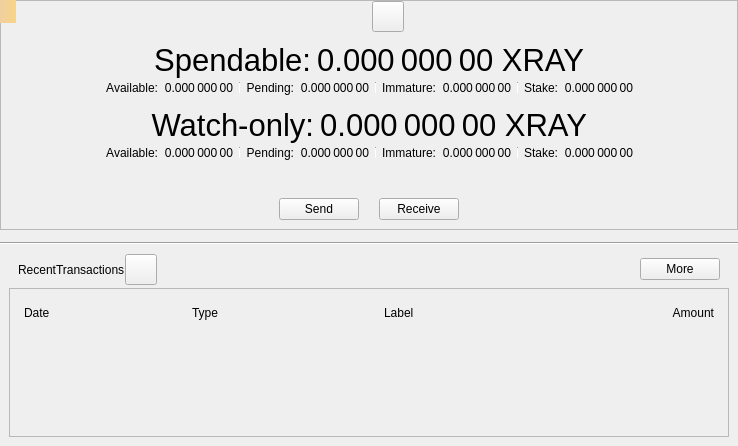
<?xml version="1.0" encoding="UTF-8"?>
<ui version="4.0">
 <class>OverviewPage</class>
 <widget class="QWidget" name="OverviewPage">
  <property name="geometry">
   <rect>
    <x>0</x>
    <y>0</y>
    <width>738</width>
    <height>446</height>
   </rect>
  </property>
  <property name="windowTitle">
   <string>Form</string>
  </property>
  <layout class="QVBoxLayout" name="verticalLayout_6">
   <property name="spacing">
    <number>0</number>
   </property>
   <property name="leftMargin">
    <number>0</number>
   </property>
   <property name="topMargin">
    <number>0</number>
   </property>
   <property name="rightMargin">
    <number>0</number>
   </property>
   <property name="bottomMargin">
    <number>0</number>
   </property>
   <item>
    <widget class="QFrame" name="frameBalances">
     <property name="frameShape">
      <enum>QFrame::StyledPanel</enum>
     </property>
     <property name="frameShadow">
      <enum>QFrame::Raised</enum>
     </property>
     <layout class="QVBoxLayout" name="verticalLayout_5">
      <property name="spacing">
       <number>0</number>
      </property>
      <property name="leftMargin">
       <number>0</number>
      </property>
      <property name="topMargin">
       <number>0</number>
      </property>
      <property name="rightMargin">
       <number>0</number>
      </property>
      <property name="bottomMargin">
       <number>0</number>
      </property>
      <item>
       <widget class="QWidget" name="widgetStatus" native="true">
        <layout class="QHBoxLayout" name="horizontalLayout_16">
         <property name="leftMargin">
          <number>0</number>
         </property>
         <property name="topMargin">
          <number>0</number>
         </property>
         <property name="rightMargin">
          <number>0</number>
         </property>
         <property name="bottomMargin">
          <number>0</number>
         </property>
         <item>
          <spacer name="horizontalSpacer_6">
           <property name="orientation">
            <enum>Qt::Horizontal</enum>
           </property>
           <property name="sizeHint" stdset="0">
            <size>
             <width>0</width>
             <height>20</height>
            </size>
           </property>
          </spacer>
         </item>
         <item>
          <widget class="QLabel" name="labelLogo">
           <property name="sizePolicy">
            <sizepolicy hsizetype="Fixed" vsizetype="Fixed">
             <horstretch>0</horstretch>
             <verstretch>0</verstretch>
            </sizepolicy>
           </property>
           <property name="minimumSize">
            <size>
             <width>32</width>
             <height>32</height>
            </size>
           </property>
          </widget>
         </item>
         <item>
          <widget class="QToolButton" name="labelWalletStatus">
           <property name="enabled">
            <bool>true</bool>
           </property>
           <property name="toolTip">
            <string>The displayed information may be out of date. Your wallet automatically synchronizes with the Xray network after a connection is established, but this process has not completed yet.</string>
           </property>
           <property name="text">
            <string/>
           </property>
           <property name="icon">
            <iconset>
             <normaloff>:/icons/warning</normaloff>
             <disabledoff>:/icons/warning</disabledoff>:/icons/warning</iconset>
           </property>
           <property name="iconSize">
            <size>
             <width>24</width>
             <height>24</height>
            </size>
           </property>
           <property name="flat" stdset="0">
            <bool>false</bool>
           </property>
          </widget>
         </item>
         <item>
          <spacer name="horizontalSpacer_5">
           <property name="orientation">
            <enum>Qt::Horizontal</enum>
           </property>
           <property name="sizeHint" stdset="0">
            <size>
             <width>0</width>
             <height>20</height>
            </size>
           </property>
          </spacer>
         </item>
        </layout>
       </widget>
      </item>
      <item>
       <widget class="QWidget" name="widgetWallet" native="true">
        <layout class="QVBoxLayout" name="verticalLayout_2">
         <property name="spacing">
          <number>0</number>
         </property>
         <item>
          <widget class="QWidget" name="widgetTotal" native="true">
           <layout class="QHBoxLayout" name="horizontalLayout">
            <property name="leftMargin">
             <number>0</number>
            </property>
            <property name="topMargin">
             <number>0</number>
            </property>
            <property name="rightMargin">
             <number>0</number>
            </property>
            <property name="bottomMargin">
             <number>0</number>
            </property>
            <item>
             <spacer name="horizontalSpacer_7">
              <property name="orientation">
               <enum>Qt::Horizontal</enum>
              </property>
              <property name="sizeHint" stdset="0">
               <size>
                <width>0</width>
                <height>20</height>
               </size>
              </property>
             </spacer>
            </item>
            <item>
             <widget class="QLabel" name="labelSpendable">
              <property name="font">
               <font>
                <pointsize>23</pointsize>
               </font>
              </property>
              <property name="text">
               <string>Spendable:</string>
              </property>
              <property name="alignment">
               <set>Qt::AlignRight|Qt::AlignTrailing|Qt::AlignVCenter</set>
              </property>
             </widget>
            </item>
            <item>
             <widget class="QLabel" name="labelTotal">
              <property name="font">
               <font>
                <pointsize>23</pointsize>
               </font>
              </property>
              <property name="cursor">
               <cursorShape>IBeamCursor</cursorShape>
              </property>
              <property name="toolTip">
               <string>Your current total balance</string>
              </property>
              <property name="text">
               <string notr="true">0.000 000 00 XRAY</string>
              </property>
              <property name="alignment">
               <set>Qt::AlignRight|Qt::AlignTrailing|Qt::AlignVCenter</set>
              </property>
              <property name="textInteractionFlags">
               <set>Qt::LinksAccessibleByMouse|Qt::TextSelectableByMouse</set>
              </property>
             </widget>
            </item>
            <item>
             <spacer name="horizontalSpacer_8">
              <property name="orientation">
               <enum>Qt::Horizontal</enum>
              </property>
              <property name="sizeHint" stdset="0">
               <size>
                <width>0</width>
                <height>20</height>
               </size>
              </property>
             </spacer>
            </item>
           </layout>
          </widget>
         </item>
         <item>
          <layout class="QHBoxLayout" name="horizontalLayout_13">
           <property name="leftMargin">
            <number>0</number>
           </property>
           <property name="topMargin">
            <number>0</number>
           </property>
           <property name="rightMargin">
            <number>0</number>
           </property>
           <property name="bottomMargin">
            <number>0</number>
           </property>
           <item>
            <spacer name="horizontalSpacer_9">
             <property name="orientation">
              <enum>Qt::Horizontal</enum>
             </property>
             <property name="sizeHint" stdset="0">
              <size>
               <width>40</width>
               <height>20</height>
              </size>
             </property>
            </spacer>
           </item>
           <item>
            <widget class="QWidget" name="widgetBalance" native="true">
             <layout class="QHBoxLayout" name="horizontalLayout_2">
              <property name="leftMargin">
               <number>0</number>
              </property>
              <property name="topMargin">
               <number>0</number>
              </property>
              <property name="rightMargin">
               <number>0</number>
              </property>
              <property name="bottomMargin">
               <number>0</number>
              </property>
              <item>
               <widget class="QLabel" name="labelBalanceText">
                <property name="text">
                 <string>Available:</string>
                </property>
                <property name="alignment">
                 <set>Qt::AlignRight|Qt::AlignTrailing|Qt::AlignVCenter</set>
                </property>
               </widget>
              </item>
              <item>
               <widget class="QLabel" name="labelBalance">
                <property name="cursor">
                 <cursorShape>IBeamCursor</cursorShape>
                </property>
                <property name="toolTip">
                 <string>Your current spendable balance</string>
                </property>
                <property name="text">
                 <string notr="true">0.000 000 00</string>
                </property>
                <property name="alignment">
                 <set>Qt::AlignRight|Qt::AlignTrailing|Qt::AlignVCenter</set>
                </property>
                <property name="textInteractionFlags">
                 <set>Qt::LinksAccessibleByMouse|Qt::TextSelectableByMouse</set>
                </property>
               </widget>
              </item>
             </layout>
            </widget>
           </item>
           <item>
            <widget class="QWidget" name="widgetPending" native="true">
             <layout class="QHBoxLayout" name="horizontalLayout_3">
              <property name="leftMargin">
               <number>6</number>
              </property>
              <property name="topMargin">
               <number>0</number>
              </property>
              <property name="rightMargin">
               <number>0</number>
              </property>
              <property name="bottomMargin">
               <number>0</number>
              </property>
              <item>
               <widget class="Line" name="vLine">
                <property name="maximumSize">
                 <size>
                  <width>1</width>
                  <height>12</height>
                 </size>
                </property>
                <property name="orientation">
                 <enum>Qt::Vertical</enum>
                </property>
               </widget>
              </item>
              <item>
               <widget class="QLabel" name="labelPendingText">
                <property name="text">
                 <string>Pending:</string>
                </property>
                <property name="alignment">
                 <set>Qt::AlignRight|Qt::AlignTrailing|Qt::AlignVCenter</set>
                </property>
               </widget>
              </item>
              <item>
               <widget class="QLabel" name="labelUnconfirmed">
                <property name="cursor">
                 <cursorShape>IBeamCursor</cursorShape>
                </property>
                <property name="toolTip">
                 <string>Total of transactions that have yet to be confirmed, and do not yet count toward the spendable balance</string>
                </property>
                <property name="text">
                 <string notr="true">0.000 000 00</string>
                </property>
                <property name="alignment">
                 <set>Qt::AlignRight|Qt::AlignTrailing|Qt::AlignVCenter</set>
                </property>
                <property name="textInteractionFlags">
                 <set>Qt::LinksAccessibleByMouse|Qt::TextSelectableByMouse</set>
                </property>
               </widget>
              </item>
             </layout>
            </widget>
           </item>
           <item>
            <widget class="QWidget" name="widgetImmature" native="true">
             <layout class="QHBoxLayout" name="horizontalLayout_4">
              <property name="leftMargin">
               <number>6</number>
              </property>
              <property name="topMargin">
               <number>0</number>
              </property>
              <property name="rightMargin">
               <number>0</number>
              </property>
              <property name="bottomMargin">
               <number>0</number>
              </property>
              <item>
               <widget class="Line" name="vLine_2">
                <property name="maximumSize">
                 <size>
                  <width>1</width>
                  <height>12</height>
                 </size>
                </property>
                <property name="orientation">
                 <enum>Qt::Vertical</enum>
                </property>
               </widget>
              </item>
              <item>
               <widget class="QLabel" name="labelImmatureText">
                <property name="text">
                 <string>Immature:</string>
                </property>
                <property name="alignment">
                 <set>Qt::AlignRight|Qt::AlignTrailing|Qt::AlignVCenter</set>
                </property>
               </widget>
              </item>
              <item>
               <widget class="QLabel" name="labelImmature">
                <property name="cursor">
                 <cursorShape>IBeamCursor</cursorShape>
                </property>
                <property name="toolTip">
                 <string>Mined balance that has not yet matured</string>
                </property>
                <property name="text">
                 <string notr="true">0.000 000 00</string>
                </property>
                <property name="alignment">
                 <set>Qt::AlignRight|Qt::AlignTrailing|Qt::AlignVCenter</set>
                </property>
                <property name="textInteractionFlags">
                 <set>Qt::LinksAccessibleByMouse|Qt::TextSelectableByMouse</set>
                </property>
               </widget>
              </item>
             </layout>
            </widget>
           </item>
           <item>
            <widget class="QWidget" name="widgetStake" native="true">
             <layout class="QHBoxLayout" name="horizontalLayout_7">
              <property name="leftMargin">
               <number>6</number>
              </property>
              <property name="topMargin">
               <number>0</number>
              </property>
              <property name="rightMargin">
               <number>0</number>
              </property>
              <property name="bottomMargin">
               <number>0</number>
              </property>
              <item>
               <widget class="Line" name="vLine_3">
                <property name="maximumSize">
                 <size>
                  <width>1</width>
                  <height>12</height>
                 </size>
                </property>
                <property name="orientation">
                 <enum>Qt::Vertical</enum>
                </property>
               </widget>
              </item>
              <item>
               <widget class="QLabel" name="labelStakeText">
                <property name="text">
                 <string>Stake:</string>
                </property>
                <property name="alignment">
                 <set>Qt::AlignRight|Qt::AlignTrailing|Qt::AlignVCenter</set>
                </property>
               </widget>
              </item>
              <item>
               <widget class="QLabel" name="labelStake">
                <property name="text">
                 <string>0.000 000 00</string>
                </property>
                <property name="alignment">
                 <set>Qt::AlignRight|Qt::AlignTrailing|Qt::AlignVCenter</set>
                </property>
                <property name="textInteractionFlags">
                 <set>Qt::LinksAccessibleByMouse|Qt::TextSelectableByMouse</set>
                </property>
               </widget>
              </item>
             </layout>
            </widget>
           </item>
           <item>
            <spacer name="horizontalSpacer_10">
             <property name="orientation">
              <enum>Qt::Horizontal</enum>
             </property>
             <property name="sizeHint" stdset="0">
              <size>
               <width>40</width>
               <height>20</height>
              </size>
             </property>
            </spacer>
           </item>
          </layout>
         </item>
        </layout>
       </widget>
      </item>
      <item>
       <widget class="QWidget" name="widgetWatch" native="true">
        <layout class="QVBoxLayout" name="verticalLayout_4">
         <property name="spacing">
          <number>0</number>
         </property>
         <property name="topMargin">
          <number>0</number>
         </property>
         <property name="bottomMargin">
          <number>0</number>
         </property>
         <item>
          <widget class="QWidget" name="widgetWatchTotal" native="true">
           <layout class="QHBoxLayout" name="horizontalLayout_8">
            <property name="leftMargin">
             <number>0</number>
            </property>
            <property name="topMargin">
             <number>0</number>
            </property>
            <property name="rightMargin">
             <number>0</number>
            </property>
            <property name="bottomMargin">
             <number>0</number>
            </property>
            <item>
             <spacer name="horizontalSpacer_11">
              <property name="orientation">
               <enum>Qt::Horizontal</enum>
              </property>
              <property name="sizeHint" stdset="0">
               <size>
                <width>0</width>
                <height>20</height>
               </size>
              </property>
             </spacer>
            </item>
            <item>
             <widget class="QLabel" name="labelWatchonly">
              <property name="font">
               <font>
                <pointsize>23</pointsize>
               </font>
              </property>
              <property name="text">
               <string>Watch-only:</string>
              </property>
              <property name="alignment">
               <set>Qt::AlignRight|Qt::AlignTrailing|Qt::AlignVCenter</set>
              </property>
             </widget>
            </item>
            <item>
             <widget class="QLabel" name="labelWatchTotal">
              <property name="font">
               <font>
                <pointsize>23</pointsize>
               </font>
              </property>
              <property name="cursor">
               <cursorShape>IBeamCursor</cursorShape>
              </property>
              <property name="toolTip">
               <string>Current total balance in watch-only addresses</string>
              </property>
              <property name="text">
               <string notr="true">0.000 000 00 XRAY</string>
              </property>
              <property name="alignment">
               <set>Qt::AlignRight|Qt::AlignTrailing|Qt::AlignVCenter</set>
              </property>
              <property name="textInteractionFlags">
               <set>Qt::LinksAccessibleByMouse|Qt::TextSelectableByMouse</set>
              </property>
             </widget>
            </item>
            <item>
             <spacer name="horizontalSpacer_12">
              <property name="orientation">
               <enum>Qt::Horizontal</enum>
              </property>
              <property name="sizeHint" stdset="0">
               <size>
                <width>0</width>
                <height>20</height>
               </size>
              </property>
             </spacer>
            </item>
           </layout>
          </widget>
         </item>
         <item>
          <layout class="QHBoxLayout" name="horizontalLayout_14">
           <property name="leftMargin">
            <number>0</number>
           </property>
           <property name="rightMargin">
            <number>0</number>
           </property>
           <item>
            <spacer name="horizontalSpacer_13">
             <property name="orientation">
              <enum>Qt::Horizontal</enum>
             </property>
             <property name="sizeHint" stdset="0">
              <size>
               <width>0</width>
               <height>20</height>
              </size>
             </property>
            </spacer>
           </item>
           <item>
            <widget class="QWidget" name="widgetWatchAvailable" native="true">
             <layout class="QHBoxLayout" name="horizontalLayout_9">
              <property name="leftMargin">
               <number>0</number>
              </property>
              <property name="topMargin">
               <number>0</number>
              </property>
              <property name="rightMargin">
               <number>0</number>
              </property>
              <property name="bottomMargin">
               <number>0</number>
              </property>
              <item>
               <widget class="QLabel" name="labelWatchAvailableText">
                <property name="text">
                 <string>Available:</string>
                </property>
                <property name="alignment">
                 <set>Qt::AlignRight|Qt::AlignTrailing|Qt::AlignVCenter</set>
                </property>
               </widget>
              </item>
              <item>
               <widget class="QLabel" name="labelWatchAvailable">
                <property name="cursor">
                 <cursorShape>IBeamCursor</cursorShape>
                </property>
                <property name="toolTip">
                 <string>Your current balance in watch-only addresses</string>
                </property>
                <property name="text">
                 <string notr="true">0.000 000 00</string>
                </property>
                <property name="alignment">
                 <set>Qt::AlignRight|Qt::AlignTrailing|Qt::AlignVCenter</set>
                </property>
                <property name="textInteractionFlags">
                 <set>Qt::LinksAccessibleByMouse|Qt::TextSelectableByMouse</set>
                </property>
               </widget>
              </item>
             </layout>
            </widget>
           </item>
           <item>
            <widget class="QWidget" name="widgetWatchPending" native="true">
             <layout class="QHBoxLayout" name="horizontalLayout_10">
              <property name="leftMargin">
               <number>6</number>
              </property>
              <property name="topMargin">
               <number>0</number>
              </property>
              <property name="rightMargin">
               <number>0</number>
              </property>
              <property name="bottomMargin">
               <number>0</number>
              </property>
              <item>
               <widget class="Line" name="vLine_4">
                <property name="maximumSize">
                 <size>
                  <width>1</width>
                  <height>12</height>
                 </size>
                </property>
                <property name="orientation">
                 <enum>Qt::Vertical</enum>
                </property>
               </widget>
              </item>
              <item>
               <widget class="QLabel" name="labelWatchPendingText">
                <property name="text">
                 <string>Pending:</string>
                </property>
                <property name="alignment">
                 <set>Qt::AlignRight|Qt::AlignTrailing|Qt::AlignVCenter</set>
                </property>
               </widget>
              </item>
              <item>
               <widget class="QLabel" name="labelWatchPending">
                <property name="cursor">
                 <cursorShape>IBeamCursor</cursorShape>
                </property>
                <property name="toolTip">
                 <string>Unconfirmed transactions to watch-only addresses</string>
                </property>
                <property name="text">
                 <string notr="true">0.000 000 00</string>
                </property>
                <property name="alignment">
                 <set>Qt::AlignRight|Qt::AlignTrailing|Qt::AlignVCenter</set>
                </property>
                <property name="textInteractionFlags">
                 <set>Qt::LinksAccessibleByMouse|Qt::TextSelectableByMouse</set>
                </property>
               </widget>
              </item>
             </layout>
            </widget>
           </item>
           <item>
            <widget class="QWidget" name="widgetWatchImmature" native="true">
             <layout class="QHBoxLayout" name="horizontalLayout_11">
              <property name="leftMargin">
               <number>6</number>
              </property>
              <property name="topMargin">
               <number>0</number>
              </property>
              <property name="rightMargin">
               <number>0</number>
              </property>
              <property name="bottomMargin">
               <number>0</number>
              </property>
              <item>
               <widget class="Line" name="vLine_5">
                <property name="maximumSize">
                 <size>
                  <width>1</width>
                  <height>12</height>
                 </size>
                </property>
                <property name="orientation">
                 <enum>Qt::Vertical</enum>
                </property>
               </widget>
              </item>
              <item>
               <widget class="QLabel" name="labelWatchImmatureText">
                <property name="text">
                 <string>Immature:</string>
                </property>
                <property name="alignment">
                 <set>Qt::AlignRight|Qt::AlignTrailing|Qt::AlignVCenter</set>
                </property>
               </widget>
              </item>
              <item>
               <widget class="QLabel" name="labelWatchImmature">
                <property name="cursor">
                 <cursorShape>IBeamCursor</cursorShape>
                </property>
                <property name="toolTip">
                 <string>Mined balance in watch-only addresses that has not yet matured</string>
                </property>
                <property name="text">
                 <string notr="true">0.000 000 00</string>
                </property>
                <property name="alignment">
                 <set>Qt::AlignRight|Qt::AlignTrailing|Qt::AlignVCenter</set>
                </property>
                <property name="textInteractionFlags">
                 <set>Qt::LinksAccessibleByMouse|Qt::TextSelectableByMouse</set>
                </property>
               </widget>
              </item>
             </layout>
            </widget>
           </item>
           <item>
            <widget class="QWidget" name="widgetWatchStake" native="true">
             <layout class="QHBoxLayout" name="horizontalLayout_12">
              <property name="leftMargin">
               <number>6</number>
              </property>
              <property name="topMargin">
               <number>0</number>
              </property>
              <property name="rightMargin">
               <number>0</number>
              </property>
              <property name="bottomMargin">
               <number>0</number>
              </property>
              <item>
               <widget class="Line" name="vLine_6">
                <property name="maximumSize">
                 <size>
                  <width>1</width>
                  <height>12</height>
                 </size>
                </property>
                <property name="orientation">
                 <enum>Qt::Vertical</enum>
                </property>
               </widget>
              </item>
              <item>
               <widget class="QLabel" name="labelWatchStakeText">
                <property name="text">
                 <string>Stake:</string>
                </property>
                <property name="alignment">
                 <set>Qt::AlignRight|Qt::AlignTrailing|Qt::AlignVCenter</set>
                </property>
               </widget>
              </item>
              <item>
               <widget class="QLabel" name="labelWatchStake">
                <property name="text">
                 <string>0.000 000 00</string>
                </property>
                <property name="alignment">
                 <set>Qt::AlignRight|Qt::AlignTrailing|Qt::AlignVCenter</set>
                </property>
                <property name="textInteractionFlags">
                 <set>Qt::LinksAccessibleByMouse|Qt::TextSelectableByMouse</set>
                </property>
               </widget>
              </item>
             </layout>
            </widget>
           </item>
           <item>
            <spacer name="horizontalSpacer_14">
             <property name="orientation">
              <enum>Qt::Horizontal</enum>
             </property>
             <property name="sizeHint" stdset="0">
              <size>
               <width>0</width>
               <height>20</height>
              </size>
             </property>
            </spacer>
           </item>
          </layout>
         </item>
        </layout>
       </widget>
      </item>
      <item>
       <widget class="QWidget" name="widgetTransaction" native="true">
        <layout class="QHBoxLayout" name="horizontalLayout_15">
         <property name="spacing">
          <number>20</number>
         </property>
         <property name="topMargin">
          <number>35</number>
         </property>
         <item>
          <spacer name="horizontalSpacer_15">
           <property name="orientation">
            <enum>Qt::Horizontal</enum>
           </property>
           <property name="sizeHint" stdset="0">
            <size>
             <width>0</width>
             <height>20</height>
            </size>
           </property>
          </spacer>
         </item>
         <item>
          <widget class="XrayPushButton" name="buttonSend">
           <property name="text">
            <string>Send</string>
           </property>
          </widget>
         </item>
         <item>
          <widget class="XrayPushButton" name="buttonReceive">
           <property name="text">
            <string>Receive</string>
           </property>
          </widget>
         </item>
         <item>
          <spacer name="horizontalSpacer_16">
           <property name="orientation">
            <enum>Qt::Horizontal</enum>
           </property>
           <property name="sizeHint" stdset="0">
            <size>
             <width>0</width>
             <height>20</height>
            </size>
           </property>
          </spacer>
         </item>
        </layout>
       </widget>
      </item>
     </layout>
    </widget>
   </item>
   <item>
    <spacer name="verticalSpacer_5">
     <property name="orientation">
      <enum>Qt::Vertical</enum>
     </property>
     <property name="sizeType">
      <enum>QSizePolicy::Fixed</enum>
     </property>
     <property name="sizeHint" stdset="0">
      <size>
       <width>20</width>
       <height>12</height>
      </size>
     </property>
    </spacer>
   </item>
   <item>
    <widget class="Line" name="hLine">
     <property name="orientation">
      <enum>Qt::Horizontal</enum>
     </property>
    </widget>
   </item>
   <item>
    <spacer name="verticalSpacer_4">
     <property name="orientation">
      <enum>Qt::Vertical</enum>
     </property>
     <property name="sizeType">
      <enum>QSizePolicy::Fixed</enum>
     </property>
     <property name="sizeHint" stdset="0">
      <size>
       <width>20</width>
       <height>0</height>
      </size>
     </property>
    </spacer>
   </item>
   <item>
    <widget class="QWidget" name="widgetRecent" native="true">
     <layout class="QVBoxLayout" name="verticalLayout">
      <property name="spacing">
       <number>0</number>
      </property>
      <item>
       <layout class="QHBoxLayout" name="horizontalLayout_6">
        <property name="leftMargin">
         <number>9</number>
        </property>
        <property name="rightMargin">
         <number>9</number>
        </property>
        <property name="bottomMargin">
         <number>3</number>
        </property>
        <item>
         <widget class="QLabel" name="labelRecentTransactions">
          <property name="text">
           <string>RecentTransactions</string>
          </property>
         </widget>
        </item>
        <item>
         <widget class="QToolButton" name="labelTransactionsStatus">
          <property name="enabled">
           <bool>true</bool>
          </property>
          <property name="toolTip">
           <string>The displayed information may be out of date. Your wallet automatically synchronizes with the Xray network after a connection is established, but this process has not completed yet.</string>
          </property>
          <property name="text">
           <string/>
          </property>
          <property name="icon">
           <iconset>
            <normaloff>:/icons/warning</normaloff>
            <disabledoff>:/icons/warning</disabledoff>:/icons/warning</iconset>
          </property>
          <property name="iconSize">
           <size>
            <width>24</width>
            <height>24</height>
           </size>
          </property>
          <property name="flat" stdset="0">
           <bool>false</bool>
          </property>
         </widget>
        </item>
        <item>
         <spacer name="horizontalSpacer_3">
          <property name="orientation">
           <enum>Qt::Horizontal</enum>
          </property>
          <property name="sizeHint" stdset="0">
           <size>
            <width>0</width>
            <height>20</height>
           </size>
          </property>
         </spacer>
        </item>
        <item>
         <widget class="QPushButton" name="showMoreButton">
          <property name="text">
           <string>More</string>
          </property>
         </widget>
        </item>
       </layout>
      </item>
      <item>
       <layout class="QVBoxLayout" name="verticalLayout_3">
        <item>
         <widget class="QFrame" name="frameRecentTransactions">
          <property name="frameShape">
           <enum>QFrame::StyledPanel</enum>
          </property>
          <property name="frameShadow">
           <enum>QFrame::Raised</enum>
          </property>
          <layout class="QVBoxLayout" name="verticalLayout_8">
           <item>
            <widget class="QWidget" name="widget_header" native="true">
             <layout class="QHBoxLayout" name="horizontalLayout_5">
              <property name="spacing">
               <number>5</number>
              </property>
              <property name="leftMargin">
               <number>5</number>
              </property>
              <property name="topMargin">
               <number>5</number>
              </property>
              <property name="rightMargin">
               <number>5</number>
              </property>
              <property name="bottomMargin">
               <number>5</number>
              </property>
              <item>
               <widget class="QLabel" name="labelDate">
                <property name="text">
                 <string>Date</string>
                </property>
               </widget>
              </item>
              <item>
               <widget class="QLabel" name="labelType">
                <property name="text">
                 <string>Type</string>
                </property>
               </widget>
              </item>
              <item>
               <spacer name="horizontalSpacer_2">
                <property name="orientation">
                 <enum>Qt::Horizontal</enum>
                </property>
                <property name="sizeType">
                 <enum>QSizePolicy::Fixed</enum>
                </property>
                <property name="sizeHint" stdset="0">
                 <size>
                  <width>25</width>
                  <height>20</height>
                 </size>
                </property>
               </spacer>
              </item>
              <item>
               <widget class="QLabel" name="labelAddress">
                <property name="text">
                 <string>Label</string>
                </property>
               </widget>
              </item>
              <item>
               <widget class="QLabel" name="labelAmount">
                <property name="text">
                 <string>Amount</string>
                </property>
                <property name="alignment">
                 <set>Qt::AlignRight|Qt::AlignTrailing|Qt::AlignVCenter</set>
                </property>
               </widget>
              </item>
             </layout>
            </widget>
           </item>
           <item>
            <widget class="QListView" name="listTransactions">
             <property name="styleSheet">
              <string notr="true">QListView { background: transparent; }</string>
             </property>
             <property name="frameShape">
              <enum>QFrame::NoFrame</enum>
             </property>
             <property name="verticalScrollBarPolicy">
              <enum>Qt::ScrollBarAlwaysOff</enum>
             </property>
             <property name="horizontalScrollBarPolicy">
              <enum>Qt::ScrollBarAlwaysOff</enum>
             </property>
            </widget>
           </item>
          </layout>
         </widget>
        </item>
       </layout>
      </item>
     </layout>
    </widget>
   </item>
  </layout>
  <widget class="QLabel" name="labelAlerts">
   <property name="geometry">
    <rect>
     <x>0</x>
     <y>0</y>
     <width>16</width>
     <height>23</height>
    </rect>
   </property>
   <property name="visible">
    <bool>false</bool>
   </property>
   <property name="styleSheet">
    <string notr="true">QLabel { background-color: qlineargradient(x1: 0, y1: 0, x2: 1, y2: 0, stop:0 #F0D0A0, stop:1 #F8D488); color:#000000; }</string>
   </property>
   <property name="wordWrap">
    <bool>true</bool>
   </property>
   <property name="margin">
    <number>3</number>
   </property>
   <property name="textInteractionFlags">
    <set>Qt::TextSelectableByMouse</set>
   </property>
  </widget>
 </widget>
 <customwidgets>
  <customwidget>
   <class>XrayPushButton</class>
   <extends>QPushButton</extends>
   <header>qt/xraypushbutton.h</header>
  </customwidget>
 </customwidgets>
 <resources/>
 <connections/>
</ui>
